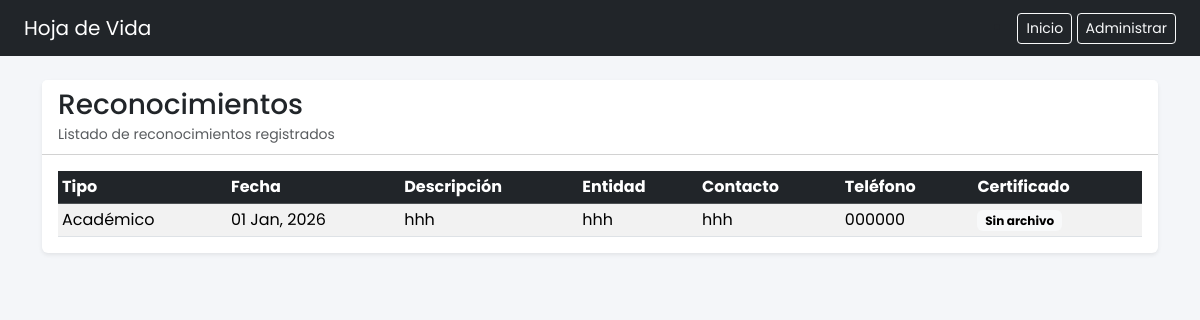
The app's page /reconocimiento/ with its own data.
### paginausuario/models.py (models this page shows)
class Reconocimiento(models.Model):
    idreconocimiento = models.AutoField(primary_key=True)
    perfil = models.ForeignKey(
        DatosPersonales,
        on_delete=models.CASCADE,
        db_column="idperfilconqueestaactivo"
    )
    TIPO_CHOICES = [
        ('Académico', 'Académico'),
        ('Público', 'Público'),
        ('Privado', 'Privado'),
    ]
    tiporeconocimiento = models.CharField(max_length=100, choices=TIPO_CHOICES)
    fechareconocimiento = models.DateField()
    descripcionreconocimiento = models.CharField(max_length=100)
    entidadpatrocinadora = models.CharField(max_length=100)
    nombrecontactoauspicia = models.CharField(max_length=100)
    telefonocontactoauspicia = models.CharField(max_length=60)
    activarparaqueseveaenfront = models.BooleanField(default=True)
    rutacertificado = models.FileField(
    upload_to="certificados_reconocimientos/",
    null=True,
    blank=True
    )
    class Meta:
        db_table = "RECONOCIMIENTOS"

### paginausuario/views.py (the view)
# urls.py: path('reconocimiento/', views.reconocimiento_list, name='reconocimiento_list'),
def reconocimiento_list(request):
    cfg = get_cv_config()
    if not cfg.mostrar_reconocimientos and not request.user.is_staff:
        return render(request, "bloqueado.html", {"mensaje": "Reconocimientos está deshabilitada por el administrador."})
    if request.user.is_staff:
        reconocimientos = Reconocimiento.objects.all()
    else:
        reconocimientos = Reconocimiento.objects.filter(activarparaqueseveaenfront=True)
    return render(request, 'reconocimiento/list.html', {'reconocimientos': reconocimientos, "cfg": cfg})

### paginausuario/views.py (called while the page is built)
def get_cv_config():
    cfg = ConfigSeccionesCV.objects.first()
    if not cfg:
        cfg = ConfigSeccionesCV.objects.create()
    return cfg

### paginausuario/templates/reconocimiento/list.html (shortened to what this page needs)
{% extends 'az.html' %}
{% block content %}
<div class="card shadow-sm border-0">
  <div class="card-header bg-white d-flex justify-content-between align-items-center">
    <div>
      <h3 class="mb-0">Reconocimientos</h3>
      <small class="text-muted">Listado de reconocimientos registrados</small>
    </div>
  </div>
  <div class="card-body">
    <div class="table-responsive">
      <table class="table table-sm table-striped table-hover align-middle mb-0">
        <thead class="table-dark">
          <tr>
            <th class="text-nowrap">Tipo</th>
            <th class="text-nowrap">Fecha</th>
            <th class="text-nowrap">Descripción</th>
            <th class="text-nowrap">Entidad</th>
            <th class="text-nowrap">Contacto</th>
            <th class="text-nowrap">Teléfono</th>
            <th class="text-nowrap">Certificado</th>
          </tr>
        </thead>
        <tbody>
          {% for r in reconocimientos %}
          <tr>
            <td class="text-nowrap">{{ r.tiporeconocimiento }}</td>
            <td class="text-nowrap">
              {{ r.fechareconocimiento|date:"d M, Y" }}
            </td>
            <td class="text-truncate-cell" title="{{ r.descripcionreconocimiento }}">
              {{ r.descripcionreconocimiento }}
            </td>
            <td class="text-truncate-cell" title="{{ r.entidadpatrocinadora }}">
              {{ r.entidadpatrocinadora }}
            </td>
            <td class="text-truncate-cell" title="{{ r.nombrecontactoauspicia }}">
              {{ r.nombrecontactoauspicia }}
            </td>
            <td class="text-nowrap">{{ r.telefonocontactoauspicia }}</td>
            <td class="text-nowrap">
              {% if r.rutacertificado %}
                <a class="btn btn-outline-secondary btn-sm" href="{{ r.rutacertificado.url }}" target="_blank">
                  Ver
                </a>
              {% else %}
                <span class="badge text-bg-light">Sin archivo</span>
              {% endif %}
            </td>
          </tr>
          {% empty %}
          <tr>
            <td colspan="9" class="text-center text-muted py-4">
              No hay reconocimientos registrados
            </td>
          </tr>
          {% endfor %}
        </tbody>
      </table>
    </div>
  </div>
</div>
{% endblock %}

### paginausuario/templates/az.html (style rules this page uses)
body { font-family: 'Poppins', sans-serif; background-color: #f4f6f9; }

### paginausuario/templates/reconocimiento/list.html (style rules this page uses)
.text-truncate-cell { max-width: 200px; white-space: nowrap; overflow: hidden; text-overflow: ellipsis; }

### records on screen
Reconocimiento: tiporeconocimiento "Académico", fechareconocimiento "01 Jan, 2026", descripcionreconocimiento "hhh", entidadpatrocinadora "hhh", nombrecontactoauspicia "hhh", telefonocontactoauspicia "000000", rutacertificado "Sin archivo"
